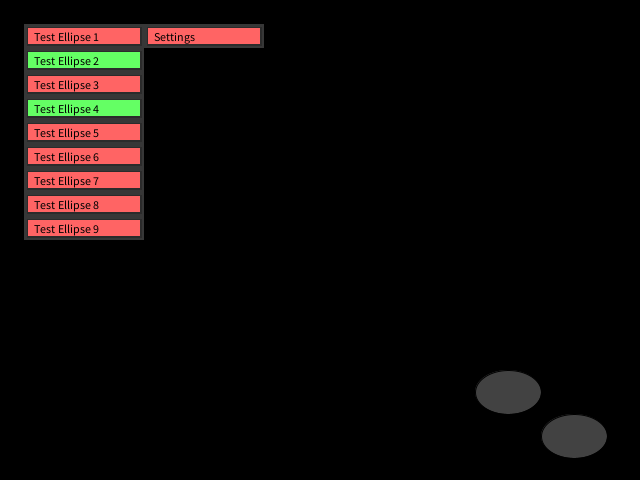
Frame 1 (no input)
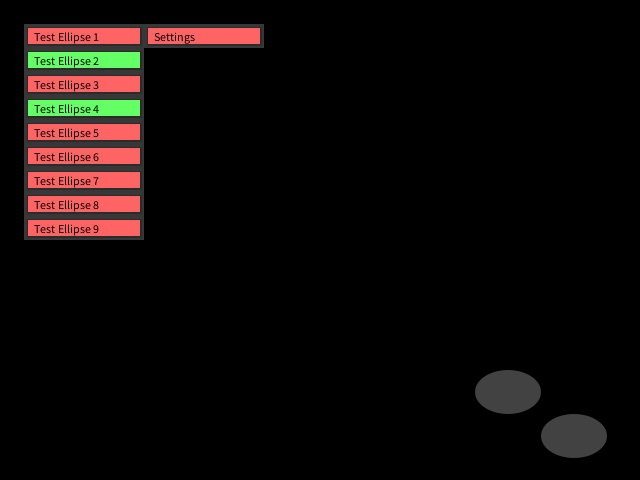
Frame 60 (the mouse pressed at the canvas centre just before this capture)
Frame 120 (the mouse held since frame 60 and released just before this capture): identical to frame 60, image omitted

The Processing sketch that drew these frames (run headless with seeded random() and noise(); from frame 60 on, the mouse is pressed at the canvas centre):

// Processing sketch: processing_61929
// ── processing_61929.pde

// just copy code below comment after draw and this comment to your sketch , call cursor(ARROW); at begin of draw() and call buttons as you need.   code by qdiiibp
int testButtonCount = 15;
boolean[] testButtonBoolean;
void setup(){
  size(640,480);
  testButtonBoolean = new boolean [testButtonCount+10];
testButtonBoolean[2]=true;
testButtonBoolean[4]=true;
}

void draw(){
  cursor(ARROW); 
  background(0);
  drawButtons();
}

void drawButtons(){ 
for(int i=1; i < testButtonCount-5;i++){fill(255,255,255,66);if(testButtonBoolean[i])ellipse(width-33*i,height-22*i,66,44);}

for(int i=1; i < testButtonCount;i++){
if(testButtonBoolean[0]){//settings
  if (i==testButtonCount-3 && testButtonCount<24){  if(button(buttonSize*6,buttonSize*4,"More Buttons",false,mousePressed,mouseX,mouseY)){   testButtonCount++; }}
  else if (i==testButtonCount-4 && testButtonCount>8){   if(button(buttonSize*6,buttonSize*5,"Less Buttons",false,mousePressed,mouseX,mouseY))  testButtonCount--;}
  else if (i==testButtonCount-5){if(button(buttonSize*6,buttonSize*6,"Reset",false,mousePressed,mouseX,mouseY)){ testButtonCount = 15; setup();}}
  else if (i==testButtonCount-7){if(button(buttonSize*6,buttonSize*7,"Exit",false,mousePressed,mouseX,mouseY)){background(0); cursor(ARROW); exit(); return;}}
  else if (i==testButtonCount-2){ testButtonBoolean[testButtonCount] = button(buttonSize*6,buttonSize*2,"All Buttons Off",false,mousePressed,mouseX,mouseY);}
  else if (i==testButtonCount-1){ testButtonBoolean[testButtonCount-1] = button(buttonSize*6,buttonSize*3,"All Buttons On",false,mousePressed,mouseX,mouseY);}
}  
  if(i<testButtonCount-5) {testButtonBoolean[i]=button(buttonSize,buttonSize*i,"Test Ellipse "+i,testButtonBoolean[i],mousePressed,mouseX,mouseY);}
  if( testButtonBoolean[testButtonCount-1] && i<=testButtonCount-6)  testButtonBoolean[i] = true;
  if( testButtonBoolean[testButtonCount] && i<=testButtonCount-6)  testButtonBoolean[i] = false;
}
testButtonBoolean[0]=button(buttonSize*6,buttonSize*1,"Settings",testButtonBoolean[0],mousePressed,mouseX,mouseY);
}



// just copy code below comment after draw and this comment to your sketch , call cursor(ARROW); at begin of draw() and call buttons as you need.   code by qdiiibp

  int buttonSize = 24;       // buttonsize ;-)
  boolean clickable = true;  // without this user would trigger the button by pressing


boolean button( int posx,int posy, String txt, boolean buttonSwitch,boolean pressed,int pointerx,int pointery){ // boolean pressed,int pointerx,int pointery ------------> are important for usage in other windows, just use variables set to appc.mouseX/Y and appc.mousePressed in window controller handler. This is also usefull to correct mouse input if you draw the buttons to an image shown on a part of the screen.

noStroke();  
fill(255,255,255,55); rect(posx, posy,buttonSize*5,buttonSize);      //  button background, a little bigger as the button to fit buttons together to one transparent ui surface.
fill(0,0,0,55); rect(posx+3, posy+3,buttonSize*5-5,buttonSize-5);    //  button shadow
if(buttonSwitch){fill(100,255,100,255);}           //  if button is on, fill the text white and tint the button green
else { fill(255,100,100);}                           //  if button is off, fill the text black and tint the button red
if (pointerx >= posx+4 && pointerx <= posx+buttonSize*5-4 &&   pointery >= posy+4 && pointery <= posy+buttonSize-4) {                // if the pointer is over the button
  cursor(HAND); fill(255,255,100);                                                                                         // turn the cursor to a hand and fill the button orange
if(pressed){                                                // if the button is pressed
if(clickable){                                                  // if the button is clickable
clickable = false;                                              // make the button not triggerable
buttonSwitch^=true; }}   // switch the boolean
else clickable = true;}                                    // makes the button clickable again 
rect(posx+4, posy+4,buttonSize*5-8,buttonSize-8); // draw the main button rect
fill(0);
text(txt,posx+buttonSize*.4, posy+buttonSize*.7);          // draw the button text
return buttonSwitch;
}
